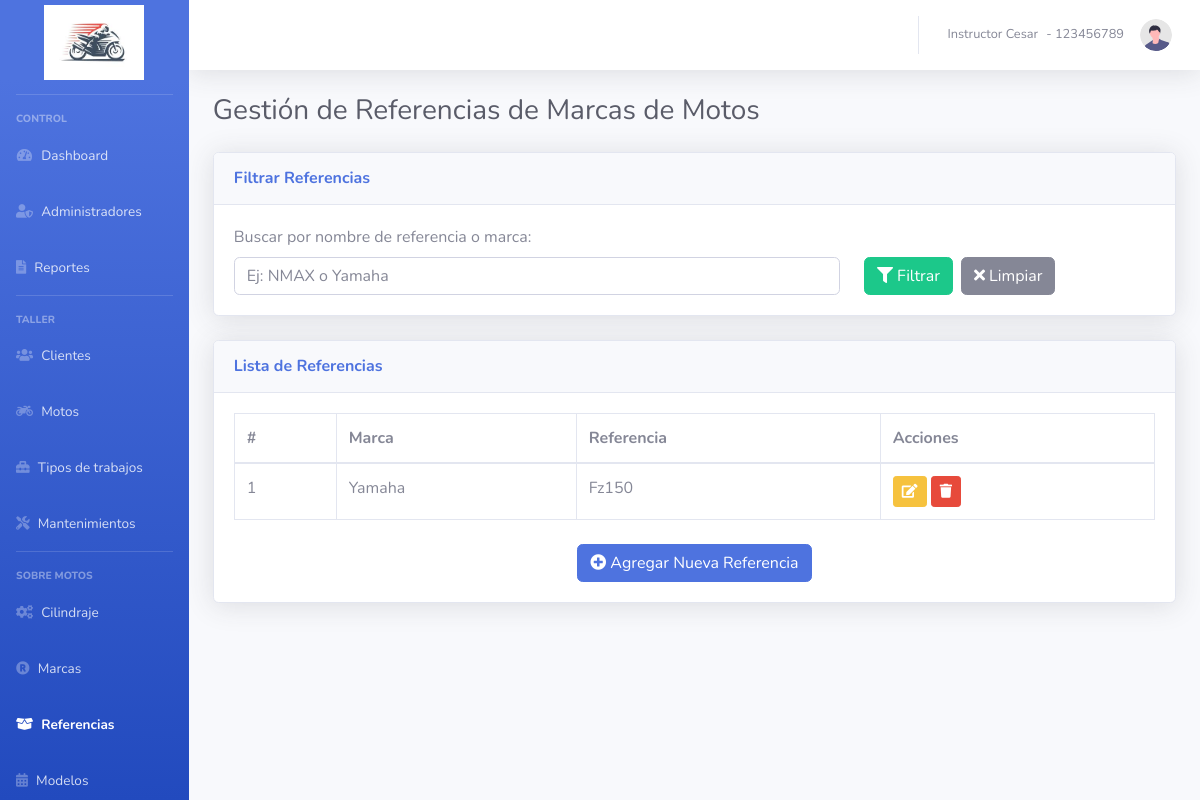
The page /administrador/sobre_motos/referencias_marcas.php (signed in) on the database its author committed.
### tables this page shows
CREATE TABLE `referencia_marca` (
  `id_referencia` int(11) NOT NULL,
  `referencia_marca` text NOT NULL,
  `id_marcas` int(11) NOT NULL
);

CREATE TABLE `marcas` (
  `id_marca` int(11) NOT NULL,
  `marcas` text NOT NULL
);

### administrador/sobre_motos/referencias_marcas.php (the view, shortened to what this page needs)
<?php
include '../header.php';
$conexion = new mysqli('localhost', 'root', '', 'taller_motos');
$filtro_busqueda = $_GET['filtro_busqueda'] ?? '';
$sql = "SELECT rm.id_referencia, rm.referencia_marca, m.marcas
        FROM referencia_marca rm
        JOIN marcas m ON rm.id_marcas = m.id_marca";
$sql .= " ORDER BY m.marcas ASC, rm.referencia_marca ASC";
$stmt = $conexion->prepare($sql);
$stmt->execute();
$resultado = $stmt->get_result();
?>
<div class="container-fluid">
    <h1 class="h3 mb-4 text-gray-800">Gestión de Referencias de Marcas de Motos</h1>
    <div class="card shadow mb-4">
        <div class="card-header py-3"><h6 class="m-0 font-weight-bold text-primary">Filtrar Referencias</h6></div>
        <div class="card-body">
            <form method="GET" action="referencias_marcas.php">
                <div class="row">
                    <div class="col-md-8">
                        <label>Buscar por nombre de referencia o marca:</label>
                        <input type="text" name="filtro_busqueda" class="form-control" placeholder="Ej: NMAX o Yamaha" value="<?php echo htmlspecialchars($filtro_busqueda); ?>">
                    </div>
                    <div class="col-md-4 d-flex align-items-end">
                        <button type="submit" class="btn btn-success"><i class="fas fa-filter"></i> Filtrar</button>
                        <a href="referencias_marcas.php" class="btn btn-secondary ml-2"><i class="fas fa-times"></i> Limpiar</a>
                    </div>
                </div>
            </form>
        </div>
    </div>
    <div class="card shadow mb-4">
        <div class="card-header py-3"><h6 class="m-0 font-weight-bold text-primary">Lista de Referencias</h6></div>
        <div class="card-body">
            <div class="table-responsive">
                <?php if ($resultado && $resultado->num_rows > 0): ?>
                <table class="table table-bordered" id="dataTableReferencias" width="100%" cellspacing="0">
                    <thead><tr><th>#</th><th>Marca</th><th>Referencia</th><th>Acciones</th></tr></thead>
                    <tbody>
                        <?php while($row = $resultado->fetch_assoc()): ?>
                        <tr>
                            <td><?php echo htmlspecialchars($row['id_referencia']); ?></td>
                            <td><?php echo htmlspecialchars($row['marcas']); ?></td>
                            <td><?php echo htmlspecialchars($row['referencia_marca']); ?></td>
                            <td>
                                <button type="button" class="btn btn-warning btn-sm btn-editar" data-id="<?php echo $row['id_referencia']; ?>">
                                    <i class="fas fa-edit"></i>
                                </button>
                                <button type="button" class="btn btn-danger btn-sm btn-eliminar" data-id="<?php echo $row['id_referencia']; ?>">
                                    <i class="fas fa-trash"></i>
                                </button>
                            </td>
                        </tr>
                        <?php endwhile; ?>
                    </tbody>
                </table>
                <?php else: ?>
                    <div class="alert alert-info text-center">No se encontraron referencias.</div>
                <?php endif; ?>
                <div class="text-center mt-4">
                    <button type="button" class="btn btn-primary" data-toggle="modal" data-target="#modalAgregarReferencia">
                        <i class="fas fa-plus-circle"></i> Agregar Nueva Referencia
                    </button>
                </div>
            </div>
        </div>
    </div>
</div>
<?php include '../scripts.php'; $stmt->close(); $conexion->close(); ?>

### rows shown on the page
referencia_marca: id_referencia "1", id_marcas.marcas "Yamaha", referencia_marca "Fz150"

### other values the page prints
$nombre_administrador "Instructor Cesar"
$documento_administrador "123456789"
